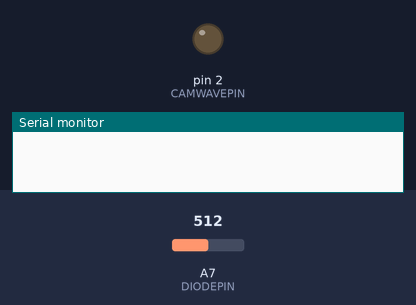
The sketch below on a simulated Arduino Nano, built with avr-gcc and run on an emulated ATmega328P. Shown: output pins drawn as LEDs (lit = HIGH), the last lines printed to the serial monitor. Dashed ring = blinking. Inputs (shaded band) come from the test bench; at power-on: A7 (DIODEPIN) = 512.

Above: at 1.2 s.
1.3 s: A7 (DIODEPIN) set to 417
2.8 s: A7 (DIODEPIN) set to 382
At 4.3 s:
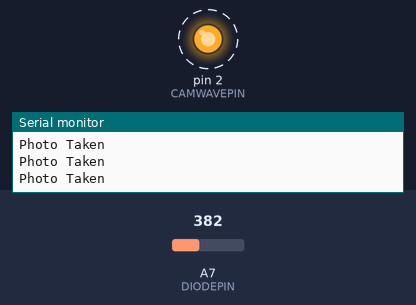
4.6 s: A7 (DIODEPIN) set to 511
At 5.7 s:
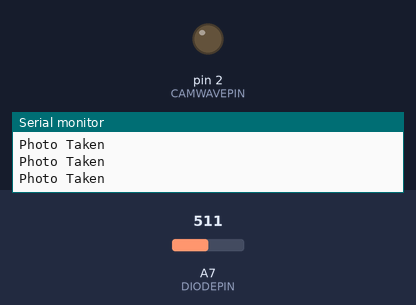
Timing chart, 0 to 7.6 s (numbered marks = the images above; inputs shaded):
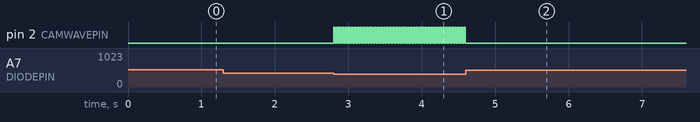

The sketch:

BFLY_Photodiode_Trigger.ino
```cpp
const int DIODEPIN = A7;
const int CAMWAVEPIN = 2;
/*
#include "DHT.h"
#define DHTPIN 11
#define DHTTYPE DHT22

DHT dht(DHTPIN, DHTTYPE);
*/
const int LOWBOUND = 150;
const int HIGHBOUND = 400;
// peaks are approx 900
const int FRAMERATE = 25;
int lastBrightness = 0;

void setup() {
  // initializes pins:
  Serial.begin(19200);
  pinMode(DIODEPIN, INPUT);
  pinMode(CAMWAVEPIN, OUTPUT);

  // dht.begin();
}

void loop() {
  // read photodiode pin
  int brightness = analogRead(DIODEPIN);
  /*
  Serial.print(brightness);
  Serial.print("     ");
  Serial.println(lastBrightness);
  */
  /*
  float hum = dht.readHumidity();
  float temp = dht.readTemperature();

  if (not isnan(hum) && not isnan(temp)) {
    Serial.print("Temperature: ");
    Serial.print(temp);
    Serial.println(" C");

    Serial.print("Humidity: ");
    Serial.print(hum);
    Serial.println("%");
  }
  */

  // triggers if the photodiode value is 1) decreasing and 2) below the arc threshold
  if (brightness <= lastBrightness && brightness <= HIGHBOUND && lastBrightness > LOWBOUND) {
    // pseudo PWM signal to trigger the FLIR BFLY S
    Serial.println("Photo Taken");
    digitalWrite(CAMWAVEPIN, HIGH);
    delay(500 / FRAMERATE);
    digitalWrite(CAMWAVEPIN, LOW);
    delay(500 / FRAMERATE);
  }
  lastBrightness = brightness;
}
```

Measured:
- the behaviour switches between 401 and 400 on A7 (DIODEPIN) (found by bisection; images 0 and 1)
- after the input at 1.3 s, every drawn part: stays the same
- after the input at 2.8 s, pin 2 (CAMWAVEPIN): alternates HIGH for 0.02 s and LOW for 0.02 s, starting at once
- after the input at 4.6 s, pin 2 (CAMWAVEPIN): stops changing and stays LOW
